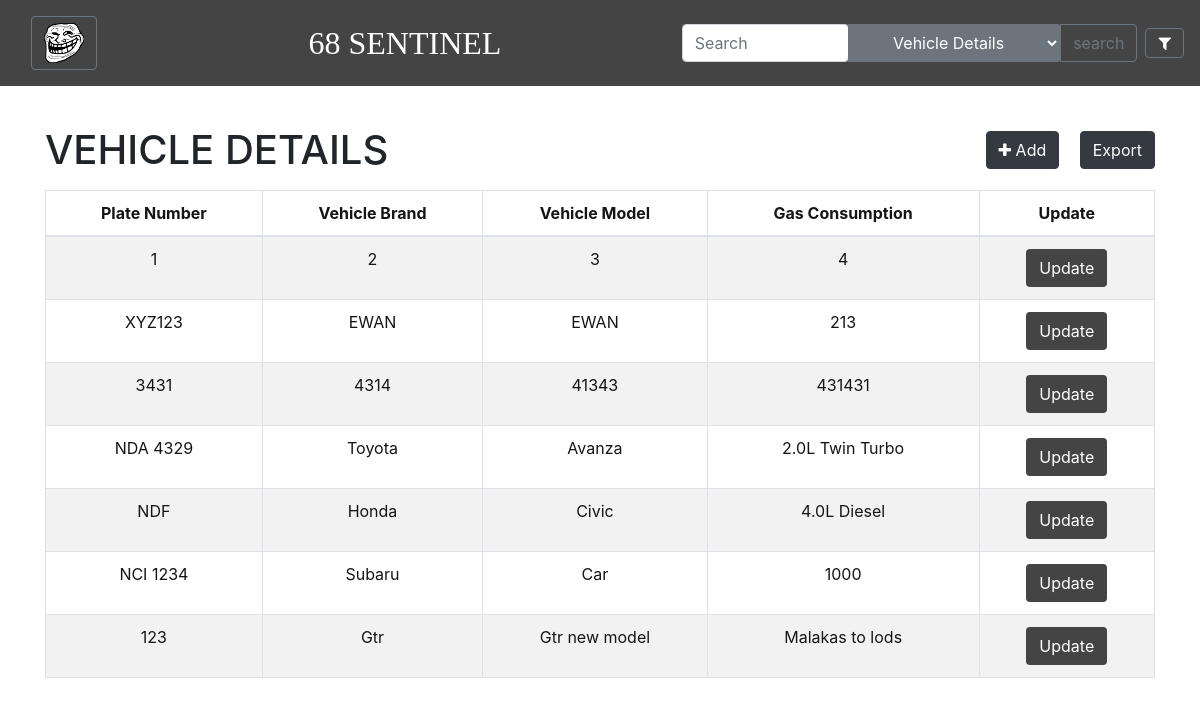
Page /Vdetails on the earlier database version.
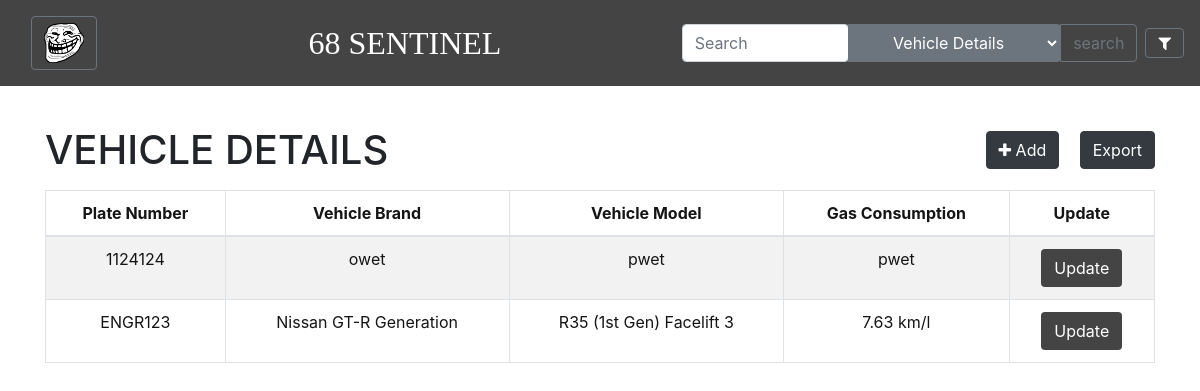
Same page on the later database version.
### FMSApp/models.py (models this page shows, shortened)
class InputVDetail(models.Model):
    PlateNumber = models.CharField(
        max_length=100, unique=True, default="abc-123")
    VehicleBrand = models.CharField(max_length=300)
    VehicleModel = models.CharField(max_length=300)
    GasConsumption = models.CharField(max_length=300)
    objects = models.Manager()

### FMSApp/views.py (the view)
# urls.py: path('Vdetails', views.Vdetails, name='Vdetails'),
def Vdetails(request):
    vdetails = InputVDetail.objects.all()
    return render(request, "FMSApp/Vdetails.html", {"vdetails": vdetails})

### FMSApp/templates/FMSApp/Vdetails.html
{% extends "FMSApp/base.html" %}
{% load static %}
{% block content %}
<div class="container py-4">
    <div class="d-flex justify-content-between align-items-center mb-3">
        <h1 class="text-center mb-0">VEHICLE DETAILS</h1>
        <div>
            <a class="btn btn-dark mr-3" href="{% url 'Input_VDetails' %}">
                <i class="fa fa-plus"></i> Add
            </a>
            <a class="btn btn-dark" style="color:white" href="{% url 'exportVDetails' %}"> Export </a>
        </div>
    </div>
    <table class="table table-bordered table-striped table-hover text-center" style="color:rgb(21, 21, 21);">
        <thead>
            <tr>
                <th>Plate Number</th>
                <th>Vehicle Brand</th>
                <th>Vehicle Model</th>
                <th>Gas Consumption</th>
                <th>Update</th>
            </tr>
        </thead>
        <tbody>
            {% for vdetail in vdetails %}
            <tr>
                <td>{{ vdetail.PlateNumber }}</td>
                <td>{{ vdetail.VehicleBrand }}</td>
                <td>{{ vdetail.VehicleModel }}</td>
                <td>{{ vdetail.GasConsumption }}</td>
                <td><a class ="btn" style="background-color: #444444;color: white;" href="{% url 'Update_VDetailsPage' pk=vdetail.pk %}">Update</a></td>
            </tr>
            {% endfor %}
        </tbody>
    </table>
</div>
{% endblock %}

Differences in the rows shown:
removed InputVDetail: PlateNumber "XYZ123", VehicleBrand "EWAN", VehicleModel "EWAN", GasConsumption "213"
removed InputVDetail: PlateNumber "3431", VehicleBrand "4314", VehicleModel "41343", GasConsumption "431431"
removed InputVDetail: PlateNumber "NDA 4329", VehicleBrand "Toyota", VehicleModel "Avanza", GasConsumption "2.0L Twin Turbo"
removed InputVDetail: PlateNumber "NDF", VehicleBrand "Honda", VehicleModel "Civic", GasConsumption "4.0L Diesel"
removed InputVDetail: PlateNumber "NCI 1234", VehicleBrand "Subaru", VehicleModel "Car", GasConsumption "1000"
removed InputVDetail: PlateNumber "123", VehicleBrand "Gtr", VehicleModel "Gtr new model", GasConsumption "Malakas to lods"
changed InputVDetail: PlateNumber "1" → "1124124"; VehicleBrand "2" → "owet"; VehicleModel "3" → "pwet"; GasConsumption "4" → "pwet"
added InputVDetail: PlateNumber "ENGR123", VehicleBrand "Nissan GT-R Generation", VehicleModel "R35 (1st Gen) Facelift 3", GasConsumption "7.63 km/l"
